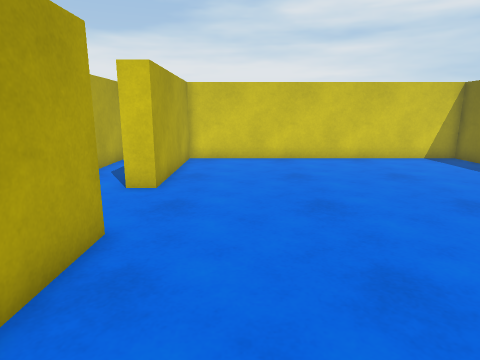
view 1 (above)

12 first-person views from a walk through a scene from a Unity 3-D project. The camera is 1.2 m above the floor, tilts 12° down and sees 75° across. The floor is counted in squares, 0.5 m on a side. Each view is taken from the middle of a square. On the plan, view 1 faces up. The plan holds only what a view shows up to about 19 squares ahead; the rest is blank. Some animated figures are left out.

view 2
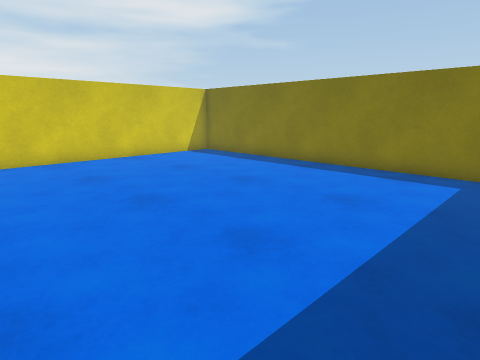

view 3
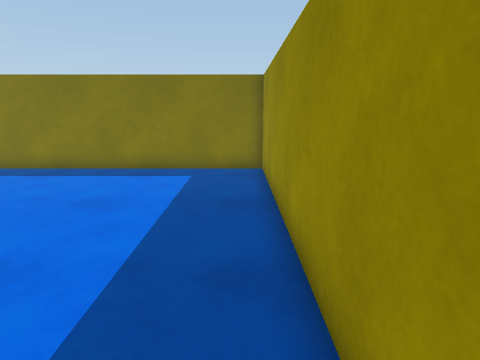

view 4
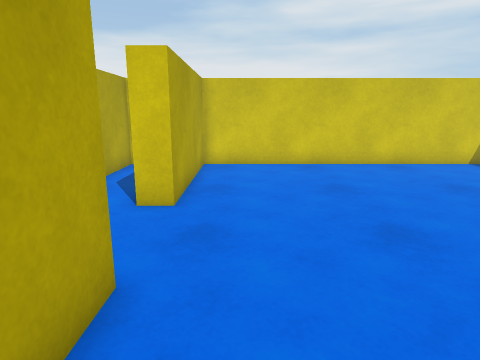

view 5
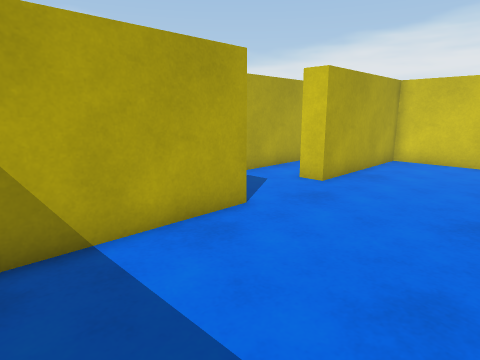

view 6
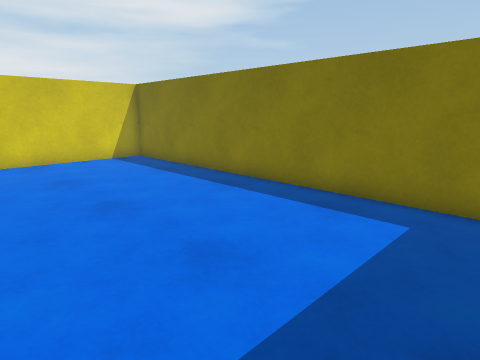

view 7
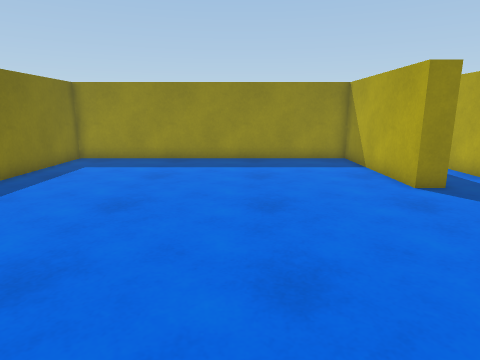

view 8
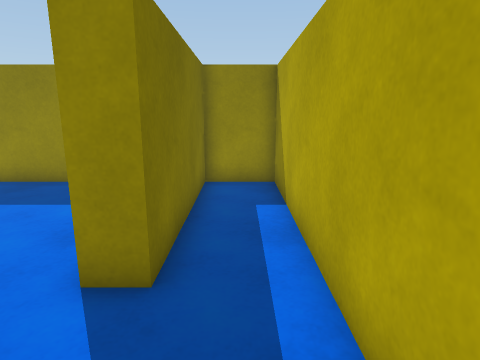

view 9
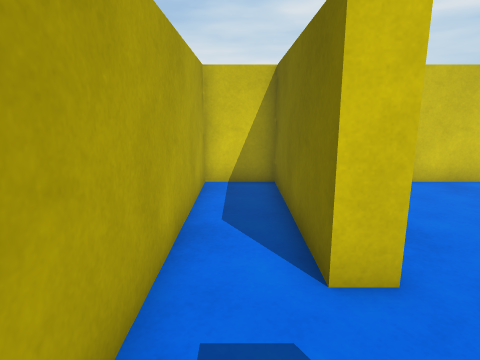

view 10
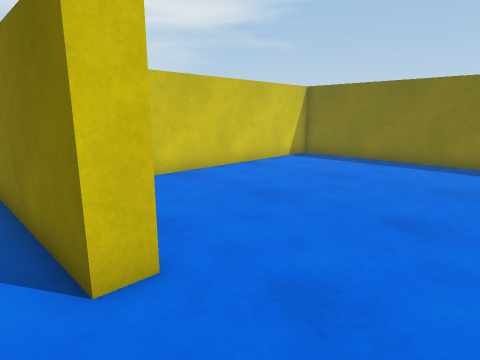

view 11
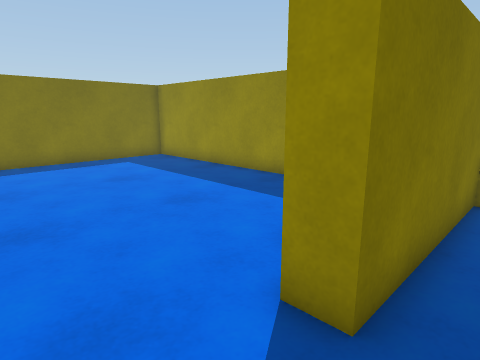

view 12
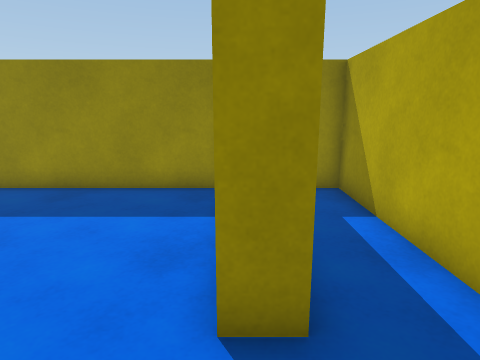

### Floor plan
Ten units are one square. View 1 is at (0, 0); x grows to the right and y downward. Boxes are objects, and circles mark ways between rooms. Rooms are numbered by the first view taken in them; rooms with no view inside come last. Other rooms are left out.
<svg viewBox="-68 -175 191 190">
<path fill="none" stroke="#000" d="M-27 -60 -27 10 118 10 118 -170 -27 -170 -27 -100M-27 -100 -38 -100 -38 -170 -63 -170 -63 10 -38 10 -38 -60 -27 -60"/>
<circle cx="-35" cy="-80" r="3" fill="#2a7"/>
<text x="40" y="-80">1</text>
<text x="-50" y="-80">2</text>
</svg>
Room 1 opens to room 2.

Where each view was taken, in squares from view 1:
view 1: 0 up, 0 right, facing up
view 2: 0 up, 2 left, facing up-right
view 3: 0 up, 2 left, facing right
view 4: 2 up, 1 left, facing up
view 5: 0 up, 3 right, facing up-left
view 6: 0 up, 3 right, facing up-right
view 7: 16 up, 3 right, facing down
view 8: 10 up, 5 left, facing down
view 9: 6 up, 5 left, facing up
view 10: 6 up, 5 left, facing up-right
view 11: 9 up, 5 left, facing down-right
view 12: 9 up, 3 left, facing down
